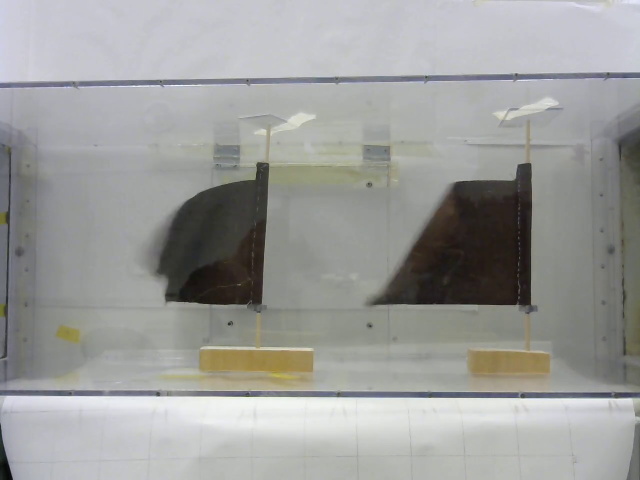
#> input picture frame 39 of Data1/t27.mp4, 1280 x 960 px, given in place of t29.mp4, which was not available (shown at 1/2 size)
$ python trackRedSailMarkers.py   (Python 2 division)   (older library calls are emulated)
#> lines starting #> are read from the running program, lines starting #| are printed output that depends on the picture; after the words box and inside, x2 and y2 are one past the last pixel; in counts of white or black regions, pixels touching at a corner belong together; pictures that were not available may be replaced by others from this repository, and a replacement may not be noted
import cv2
import numpy as np
import matplotlib.pyplot as plt
import pprint
import math
import pickle
import scipy.stats as stats

testNum = 29

filename = 'Data1/t'+str(testNum)+'.mp4'

numberErrorsBk = 0
centerBk = 0; radiusBk = 0
centerPBk = 0; radiusPBk = 0;
numberErrorsFt = 0
centerPFt = 0; radiusPFt = 0;

frameNum = 0

Lbk = 240 #length of back flag, in pixels
centerArrayA = []; centerArrayB = [] ## Front Flag (red marker)
centerArrayX = []; centerArrayY = [] ## Back Flag (green marker)
thetaFlagFt = []; thetaFlagbk = [];


def nothing(x):
    pass

#Green
hlg = 40
slg = 45
vlg = 80
hhg = 100
shg = 255
vhg = 255

#Red
hlr = 150
slr = 45
vlr = 80
hhr = 255
shr = 255
vhr = 255

cv2.namedWindow('greenHSVMask')
# create trackbars for color change
cv2.createTrackbar('H_low_green','greenHSVMask',hlg,180,nothing)
cv2.createTrackbar('S_low_green','greenHSVMask',slg,255,nothing)
cv2.createTrackbar('V_low_green','greenHSVMask',vlg,255,nothing)
cv2.createTrackbar('H_high_green','greenHSVMask',hhg,180,nothing)
cv2.createTrackbar('S_high_green','greenHSVMask',shg,255,nothing)
cv2.createTrackbar('V_high_green','greenHSVMask',vhg,255,nothing)

cv2.namedWindow('redHSVMask')
# create trackbars for color change
cv2.createTrackbar('H_low_red','redHSVMask',hlr,180,nothing)
cv2.createTrackbar('S_low_red','redHSVMask',slr,255,nothing)
cv2.createTrackbar('V_low_red','redHSVMask',vlr,255,nothing)
cv2.createTrackbar('H_high_red','redHSVMask',hhr,180,nothing)
cv2.createTrackbar('S_high_red','redHSVMask',shr,255,nothing)
cv2.createTrackbar('V_high_red','redHSVMask',vhr,255,nothing)

# [11 lines left out: functions posToTheta, reject_outliers, not called in this run]


def colorImgPreProcess(image):
    """
    Prepare images to be analyzed in binary form by appling generic filtering.
    This makes them easier to work with and the resulting image less noisy.

    INPUT: image for pre-processing. Should be in color, though b&w should work.
    OUTPUT: returns a RGB image which has been filtered and looks nicer.
    """
    #do processing on the image while it's still in color
    image = cv2.medianBlur(image, 3)  #kernal size must be odd
    #image = cv2.bilateralFilter(image, 9, 75, 75) #TODO: uncomment when it won't cause C++ errors with ROS
    #self.closeImages() #uncomment if showing output image
    return image


# [22 lines left out: function make_image_mask_green, not called in this run]


def make_image_mask_red(img, a=40, b=10, c=10, d=80, e=200, f=255):
    hsv_img = cv2.cvtColor(img,cv2.COLOR_BGR2HSV)
    img = colorImgPreProcess(hsv_img)

    lower_bound = np.array([a, b, c],  dtype=np.uint8)
    upper_bound = np.array([d, e, f],  dtype=np.uint8)
    print 'red lower bound: ', lower_bound
    print 'red upper bound: ', upper_bound

    try:
        thresh = cv2.inRange(img, lower_bound, upper_bound)
        #cv2.imshow('Red Mask', thresh)
        return thresh
    except:
        print "Fatal inRange error in make_image_mask_red!"
        return ''


# [13 lines left out: function make_image_mask_red_RGB, not called in this run]


def get_red_circle(frame, hlr, slr, vlr, hhr, shr, vhr):
    global numberErrorsFt
    global centerFt
    global radiusFt

    side_mask = make_image_mask_red(frame, hlr, slr, vlr, hhr, shr, vhr)
    if type(side_mask) != type(''):
        contours, hierarchy = cv2.findContours(side_mask, cv2.RETR_TREE, cv2.CHAIN_APPROX_SIMPLE)

        if len(contours):
            cnt = contours[0]
            (x,y),radiusFt = cv2.minEnclosingCircle(cnt)
            centerFt = (int(x),int(y))
            radiusFt = int(radiusFt)
            side_mask = cv2.cvtColor(side_mask, cv2.COLOR_GRAY2RGB)

            cv2.circle(side_mask, centerFt, radiusFt, np.array([0,0,255]), 10)
            cv2.imshow('Red mask', side_mask)

        else:
            numberErrorsFt = numberErrorsFt + 1


# [25 lines left out: function get_green_circle, not called in this run]


def findFtFlagMarker(frame, hlr, slr, vlr, hhr, shr, vhr):
    get_red_circle(frame, hlr, slr, vlr, hhr, shr, vhr)
    centerPFt, radiusPFt = centerFt, radiusFt
    if centerFt:
        centerArrayA.append(centerFt[0])
        centerArrayB.append(centerFt[1])
    else:
        centerArrayA.append(centerPFt[0])
        centerArrayB.append(centerPFt[1])


# [41 lines left out: functions findBkFlagMarker, printSummaryStats, plotBothFlagPositions, plotXXPositions, not called in this run]

##Open Video file:
cap = cv2.VideoCapture(filename)

while(cap.isOpened()):
    ret, frame = cap.read()
#> frame is the input picture: shape (960, 1280, 3); mean B, G, R 154.4, 156.4, 155.9
    height, width, channels = frame.shape
#> height = 960; width = 1280; channels = 3
    frame = frame[450:550, 150:width-300] # Crop from x, y, w, h -> 100, 200, 300, 400
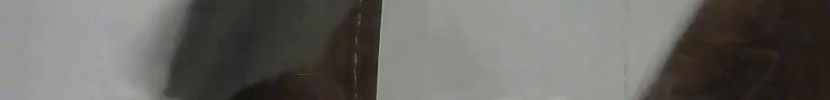
#> frame: shape (100, 830, 3); mean B, G, R 98.2, 102.2, 103.3
    cv2.imshow('Cropped image', frame)

    #findFtFlagMarker(frame)
    hlg = cv2.getTrackbarPos('H_low_green','greenHSVMask')
    slg = cv2.getTrackbarPos('S_low_green','greenHSVMask')
    vlg = cv2.getTrackbarPos('V_low_green','greenHSVMask')
    hhg = cv2.getTrackbarPos('H_high_green','greenHSVMask')
    shg = cv2.getTrackbarPos('S_high_green','greenHSVMask')
    vhg = cv2.getTrackbarPos('V_high_green','greenHSVMask')


    hlr = cv2.getTrackbarPos('H_low_red','redHSVMask')
    slr = cv2.getTrackbarPos('S_low_red','redHSVMask')
    vlr = cv2.getTrackbarPos('V_low_red','redHSVMask')
    hhr = cv2.getTrackbarPos('H_high_red','redHSVMask')
    shr = cv2.getTrackbarPos('S_high_red','redHSVMask')
    vhr = cv2.getTrackbarPos('V_high_red','redHSVMask')


    ## Testing only, make image masks
    #make_image_mask_green(frame, hlg, slg, vlg, hhg, shg, vhg)
    #make_image_mask_red(frame, hlr, slr, vlr, hhr, shr, vhr)

    ## Testing only, only find circles
    #get_red_circle(frame, hlr, slr, vlr, hhr, shr, vhr)
    #get_green_circle(frame, hlg, slg, vlg, hhg, shg, vhg)

    ## Production Use!!!
    findFtFlagMarker(frame, hlr, slr, vlr, hhr, shr, vhr)
#> in make_image_mask_red, `hsv_img = cv2.cvtColor(img,cv2.COLOR_BGR2HSV)`: hsv_img: shape (100, 830, 3); mean H, S, V 39.9, 28.3, 104.5
#> in colorImgPreProcess, `image = cv2.medianBlur(image, 3)`:
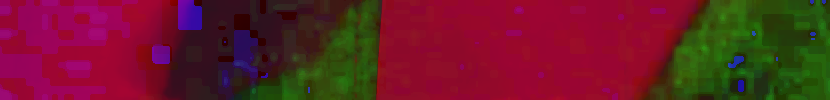
#> image: shape (100, 830, 3); mean of channels 0, 1, 2 39.8, 28.3, 104.5; drawn as B, G, R
#> in make_image_mask_red, `thresh = cv2.inRange(img, lower_bound, upper_bound)`: thresh: shape (100, 830); every value is 0
#> in get_red_circle, `contours, hierarchy = cv2.findContours(side_mask, cv2.RETR_TREE, cv2.C..`: contours = []
#> (the run stopped early here; a loop or call above may not have finished)

$ run again, starting later in the video
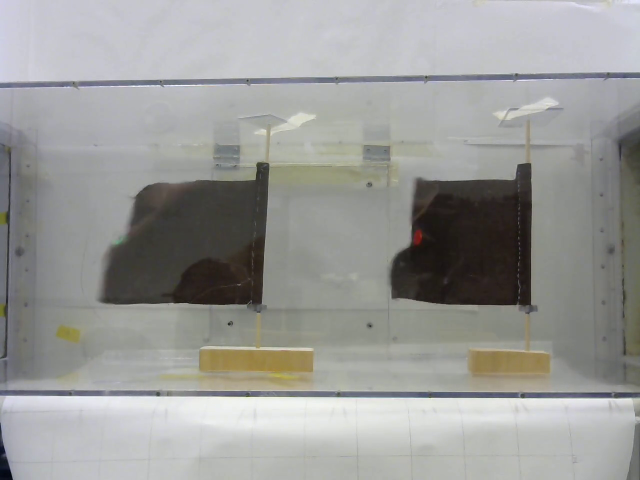
#> input picture frame 317 of Data1/t27.mp4, 1280 x 960 px, given in place of t29.mp4, which was not available (shown at 1/2 size)
#> frame is the input picture: shape (960, 1280, 3); mean B, G, R 151.6, 153.9, 153.5
#> frame: shape (100, 830, 3)
#> hsv_img: shape (100, 830, 3); mean H, S, V 33.2, 32.9, 92.7
#> in make_image_mask_red, `thresh = cv2.inRange(img, lower_bound, upper_bound)`:
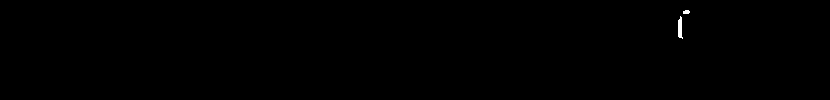
#> thresh: shape (100, 830); 0.13% white; 2 white regions
#> in get_red_circle, `contours, hierarchy = cv2.findContours(side_mask, cv2.RETR_TREE, cv2.C..`: contours = 2 contours, 1 with area under 20; largest, box (x1, y1, x2, y2) and area: (678, 16, 683, 39) 57
#> in get_red_circle, `cnt = contours[0]`: cnt = contour of 10 points, box (x1, y1, x2, y2) (678, 16, 683, 39), area 57
#> in get_red_circle, `(x,y),radiusFt = cv2.minEnclosingCircle(cnt)`: x = 681; y = 27; radiusFt = 11.05
#> centerFt = (681, 27)
#> in get_red_circle, `radiusFt = int(radiusFt)`: radiusFt = 11
#> centerPFt = (681, 27); radiusPFt = 11
#> in get_green_circle, `contours, hierarchy = cv2.findContours(side_mask, cv2.RETR_TREE, cv2.C..`: contours = 1 contour; box (x1, y1, x2, y2) and area: (82, 30, 94, 39) 74
#> in get_green_circle, `cnt = contours[0]`: cnt = contour of 12 points, box (x1, y1, x2, y2) (82, 30, 94, 39), area 74
#> in get_green_circle, `(x,y),radiusBk = cv2.minEnclosingCircle(cnt)`: x = 87.5; y = 33.5; radiusBk = 6.04
#> centerBk = (87, 33)
#> in get_green_circle, `radiusBk = int(radiusBk)`: radiusBk = 6
#> in get_green_circle, `cv2.circle(side_mask, centerBk, radiusBk, np.array([0,255,0]), 10)`:
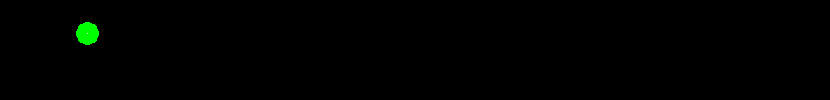
#> side_mask: shape (100, 830, 3); mean B, G, R 0, 1.2, 0
#> centerPBk = (87, 33); radiusPBk = 6
